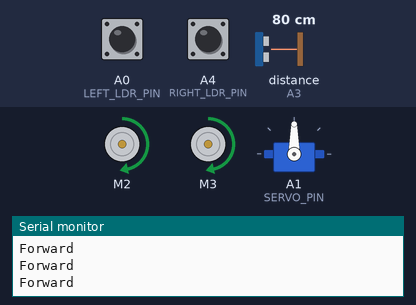
Bench run of a sketch on a simulated Arduino Uno, built with avr-gcc and run on an emulated ATmega328P. Shown: 2 × DC motor (green arrow = forward, orange = backward, longer = faster), servo, the last lines printed to the serial monitor. The inputs (shaded band) are chosen by the test bench; at power-on: distance to the obstacle (sensor on A3) 80 cm, A0 (LEFT_LDR_PIN) LOW, A4 (RIGHT_LDR_PIN) LOW. The echo pulse lasts 58.3 µs per cm.

Above: at 1.2 s.
1.3 s: distance to the obstacle (sensor on A3) set to 11 cm
2.8 s: distance to the obstacle (sensor on A3) set to 8 cm
At 4.0 s:
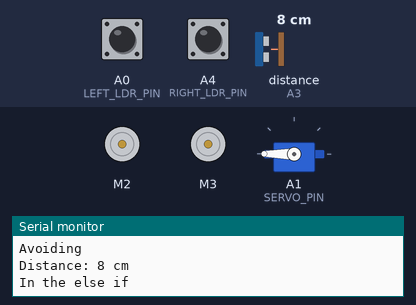
5.8 s: distance to the obstacle (sensor on A3) set to 18 cm
At 7.7 s:
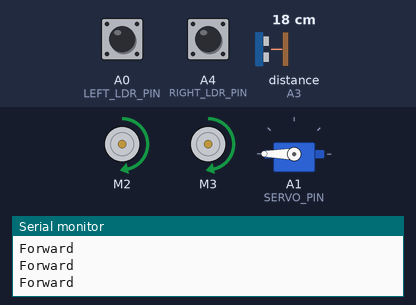
8.0 s: A0 (LEFT_LDR_PIN) pulled HIGH for 0.15 s
At 8.15 s:
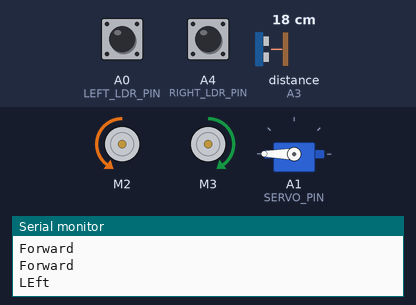
9.7 s: A4 (RIGHT_LDR_PIN) pulled HIGH for 0.15 s
At 9.83 s:
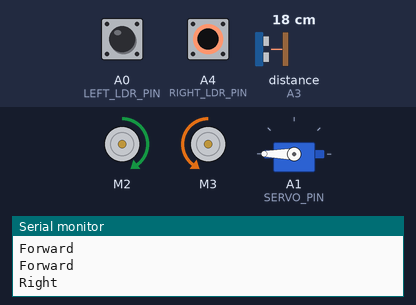
11.4 s: A4 (RIGHT_LDR_PIN) pulled HIGH for 3.2 s
At 15.9 s:
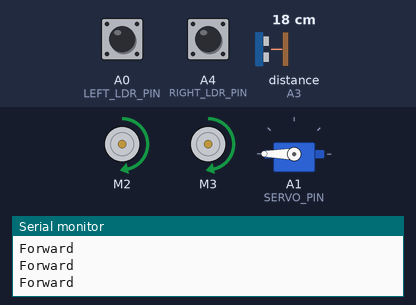
Timing chart, 0 to 17.1 s (numbered marks = the images above; inputs shaded):
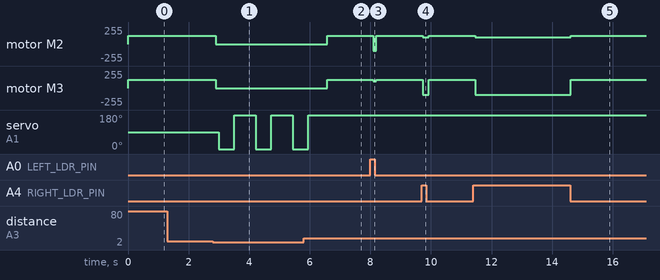

The sketch:

lightFollowingBot.ino
```cpp
#include "MotorControl.h"
#include <NewPing.h>
#include "LightDetector.h"
#include <Servo.h>

// DEFINE ULTRASONIC PINS
#define TRIG_PIN A2
#define ECHO_PIN A3
#define MAX_DISTANCE 100

// DEFINE SERVO PIN
#define SERVO_PIN A1

// DEFINE WHEELS
#define FRONT_BACK_LEFT_WHEEL 2 // Pakibago nalang
#define FRONT_BACK_RIGHT_WHEEL 3 // Pakibago nalang

// DEFINE LDR PINS -> Set as a digital?
#define LEFT_LDR_PIN A0 // Pakibago nalang
#define RIGHT_LDR_PIN A4 // Pakibago nalang


// Initialize Objects
MotorControl motorWheel(FRONT_BACK_LEFT_WHEEL, FRONT_BACK_RIGHT_WHEEL);
NewPing sonar(TRIG_PIN, ECHO_PIN, MAX_DISTANCE);
Servo myservo;
LightDetector leftSensor(LEFT_LDR_PIN);
LightDetector rightSensor(RIGHT_LDR_PIN);

volatile bool obstacleDetected = false; // Delete


void setup() {
  // put your setup code here, to run once:
  Serial.begin(115200);
  myservo.attach(SERVO_PIN);
  attachInterrupt(digitalPinToInterrupt(ECHO_PIN), obstacleISR, CHANGE);

}

void loop() {
  // put your main code here, to run repeatedly:
  int leftLDR = leftSensor.read();
  int rightLDR = rightSensor.read();
  unsigned int distance = sonar.ping_cm();
  // motorWheel.forward();

  // Logic
  // if (distance > 25) {
  //   myservo.write(90);
  //   motorWheel.forward();
  // } else
  if (distance < 10 && distance > 0) {
    Serial.println("Avoiding");
    avoidObstacle();
    obstacleDetected = false;
  } else if (leftLDR == 0 && rightLDR == 0) {
    Serial.println("Forward");
    motorWheel.forward();
  } else if (leftLDR == 0 && rightLDR == 1) {
    Serial.println("Right");
    motorWheel.turnRight();
  } else if (leftLDR == 1 && rightLDR == 0) {
    Serial.println("LEft");
    motorWheel.turnLeft();
  } else if (leftLDR == 1 && rightLDR == 1) {
    motorWheel.stop();
  }
  delay(100);
}

void avoidObstacle() {
  // put your main code here, to run repeatedly:
  motorWheel.stop();
  delay(100);

  myservo.write(0); // Look for right obstacle
  delay(500); // Let it finish

  // Calculate the distance again by newping
  unsigned int distance = sonar.ping_cm();
  Serial.print("Distance: ");
  Serial.print(distance);
  Serial.println(" cm");
  delay(10); // Let it finish reading

  if (distance > 25) { // If the distance is greater than 25cm
    // Rotate the servo to center angle
    myservo.write(90);
    delay(500);

    // Move backward
    motorWheel.backward();
    delay(100);
    motorWheel.stop();
    delay(100);

    //Turn left
    motorWheel.turnLeft();
    delay(500);
  } else if ((distance < 20) && (distance > 0)) {
    // Rotate the servo to 180 degree (left)
    Serial.println("In the else if");
    myservo.write(180);
    delay(500);

    distance = sonar.ping_cm();
    delay(10);

    if (distance > 25) {
      // Rotate the serve to center angle
      myservo.write(90);
      delay(500);

      motorWheel.backward();
      delay(100);
      motorWheel.stop();
      delay(100);
      motorWheel.turnRight();
      delay(500);
    }
  }
}

void obstacleISR() {
  if (sonar.ping_cm() < 10) {
    obstacleDetected = true;
  }
}
```

lightDetector.cpp
```cpp
#include <Arduino.h>
#include "LightDetector.h"

LightDetector::LightDetector(int pin) {
    _pin = pin;
    pinMode(_pin, INPUT);
}

int LightDetector::read() {
    return digitalRead(_pin);
}
```

lightDetector.h
```cpp
#ifndef LIGHT_DETECTOR_H
#define LIGHT_DETECTOR_H

#include <Arduino.h>

class LightDetector {
    public:
        LightDetector(int pin);
        int read();
    private:
        int _pin;
};

#endif
```

motorControl.cpp
```cpp
#include <AFMotor.h>
#include "MotorControl.h"
#include <Arduino.h>

// Constant Variable
const int SPEED = 125;

MotorControl::MotorControl(int frontBackLeftWheelPin, int frontBackRightWheelPin)
    : frontBackLeftWheel(frontBackLeftWheelPin), frontBackRightWheel(frontBackRightWheelPin) {
    frontBackLeftWheel.run(RELEASE);
    frontBackRightWheel.run(RELEASE);
}

void MotorControl::setAllWheelsSpeed(int speed) {
    frontBackLeftWheel.setSpeed(speed);
    frontBackRightWheel.setSpeed(speed);
}

void MotorControl::forward() {
    setAllWheelsSpeed(SPEED);

    frontBackLeftWheel.run(FORWARD);
    frontBackRightWheel.run(FORWARD);
}

void MotorControl::backward() {
    setAllWheelsSpeed(SPEED);

    frontBackLeftWheel.run(BACKWARD);
    frontBackRightWheel.run(BACKWARD);
}

void MotorControl::turnLeft() {
    frontBackLeftWheel.setSpeed(100);
    frontBackRightWheel.setSpeed(100);

    frontBackLeftWheel.run(BACKWARD);
    frontBackRightWheel.run(FORWARD);
}

void MotorControl::turnRight() {
    frontBackLeftWheel.setSpeed(100); // 100
    frontBackRightWheel.setSpeed(100);

    frontBackLeftWheel.run(FORWARD);
    frontBackRightWheel.run(BACKWARD);
}

void MotorControl::stop() {
    frontBackLeftWheel.run(RELEASE);
    frontBackRightWheel.run(RELEASE);
}
```

motorControl.h
```cpp
#ifndef MOTOR_CONTROL_H
#define MOTOR_CONTROL_H

#include <AFMotor.h>

class MotorControl {
    public:
        MotorControl(int frontBackLeftWheelPin, int frontBackRightWheelPin);

        // Basic Movements
        void forward();
        void backward();
        void turnLeft();
        void turnRight();
        void stop();

    private:
        void setAllWheelsSpeed(int speed);

        AF_DCMotor frontBackLeftWheel;
        AF_DCMotor frontBackRightWheel;
};

#endif 
```

Measured:
- the behaviour switches between 10 and 9 cm on distance to the obstacle (sensor on A3) (found by bisection; images 0 and 1)
- after the input at 2.8 s, motor M2, motor M3: forward 125/255 → stopped after 0.10 s; servo on A1 (SERVO_PIN): alternates 180° for 0.71 s and 0° for 0.51 s, starting after 0.20 s
- after the input at 5.8 s, motor M2, motor M3: stopped → forward 125/255 after 0.77 s; servo on A1 (SERVO_PIN): goes on until 6.0 s, then stays 180°
- after the input at 8.0 s, motor M2: forward 125/255 → backward 100/255 after 0.10 s, → forward 125/255 0.10 s later; motor M3: forward 125/255 → forward 100/255 after 0.10 s, → forward 125/255 0.10 s later
- after the input at 9.7 s, motor M2: forward 125/255 → forward 100/255 at once, → forward 125/255 0.20 s later; motor M3: forward 125/255 → backward 100/255 at once, → forward 125/255 0.20 s later
- after the input at 11.4 s, motor M2: forward 125/255 → forward 100/255 after 0.06 s, → forward 125/255 3.2 s later; motor M3: forward 125/255 → backward 100/255 after 0.06 s, → forward 125/255 3.2 s later
